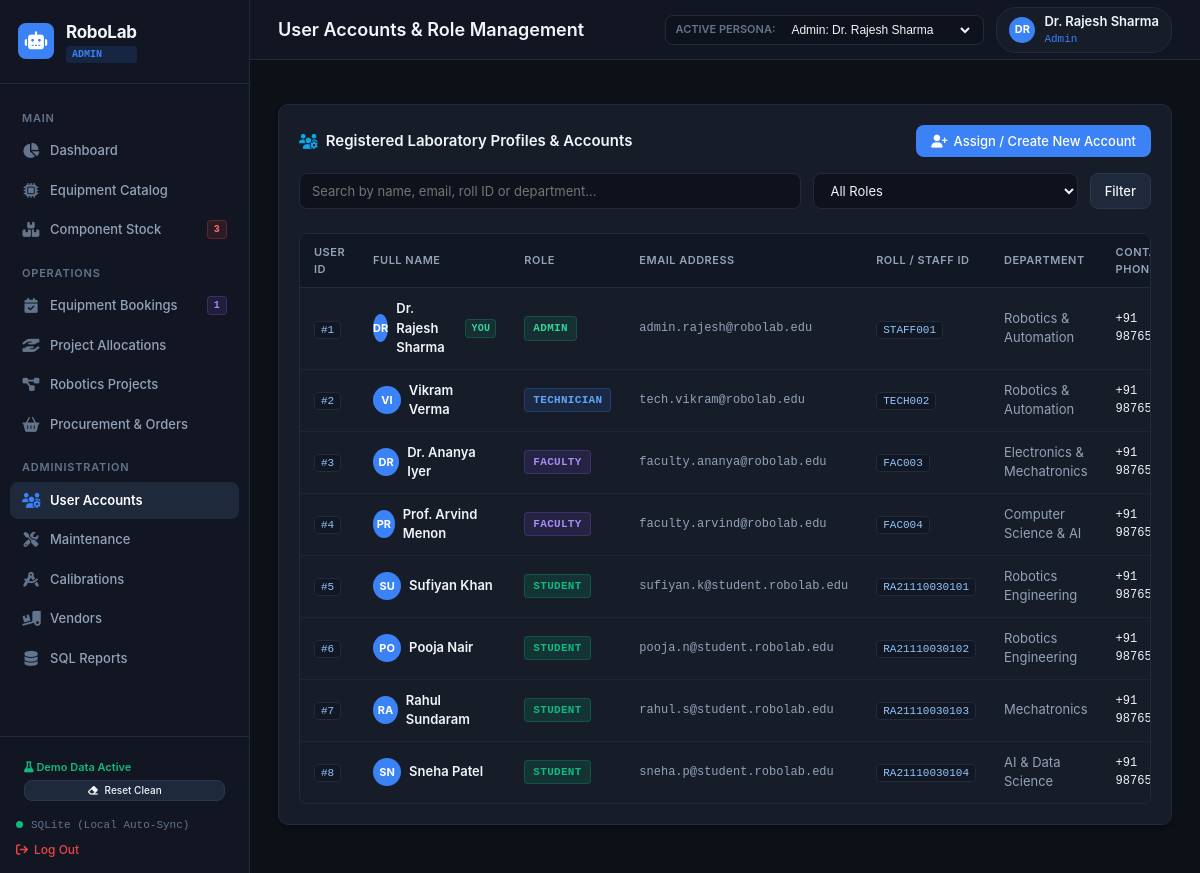
Screenshot of /users with the database file from the repository.
### tables this page shows
CREATE TABLE ROLES (
    role_id INTEGER PRIMARY KEY AUTOINCREMENT,
    role_name TEXT NOT NULL UNIQUE,
    description TEXT,
    created_at DATETIME DEFAULT CURRENT_TIMESTAMP
);

CREATE TABLE USERS (
    user_id INTEGER PRIMARY KEY AUTOINCREMENT,
    role_id INTEGER NOT NULL,
    full_name TEXT NOT NULL,
    email TEXT NOT NULL UNIQUE,
    password_hash TEXT DEFAULT 'pbkdf2:sha256:default_hash',
    roll_number TEXT UNIQUE,
    phone TEXT,
    department TEXT DEFAULT 'Robotics & Automation',
    created_at DATETIME DEFAULT CURRENT_TIMESTAMP,
    FOREIGN KEY (role_id) REFERENCES ROLES(role_id)
);

### app.py (the view)
@app.route('/users')
@login_required
def users_list():
    role_filter = request.args.get('role', '')
    search_query = request.args.get('q', '').strip()
    sql = """
        SELECT u.*, r.role_name,
               (SELECT COUNT(*) FROM BOOKINGS b WHERE b.user_id = u.user_id) AS total_bookings,
               (SELECT COUNT(*) FROM EQUIPMENT_ALLOCATION ea WHERE ea.user_id = u.user_id AND ea.status = 'Issued') AS active_loans,
               (SELECT COUNT(*) FROM PROJECT_MEMBERS pm WHERE pm.user_id = u.user_id) AS project_count
        FROM USERS u
        JOIN ROLES r ON u.role_id = r.role_id
        WHERE 1=1
    """
    params = []
    if role_filter:
        sql += " AND r.role_name = %s"
        params.append(role_filter)
    if search_query:
        sql += " AND (u.full_name LIKE %s OR u.email LIKE %s OR u.roll_number LIKE %s OR u.department LIKE %s)"
        term = f"%{search_query}%"
        params.extend([term, term, term, term])
    sql += " ORDER BY u.role_id ASC, u.user_id ASC"
    users = query_db(sql, params)
    roles = query_db("SELECT * FROM ROLES ORDER BY role_id ASC") or []
    return render_template('users.html', users=users, roles=roles, selected_role=role_filter, search=search_query)

### templates/users.html (shortened to what this page needs)
{% extends "layout.html" %}
{% block page_title %}User Accounts &amp; Role Management{% endblock %}
{% block content %}
<div class="card-section">
    <div class="section-header">
        <div class="section-title">
            <i class="fa-solid fa-users-gear" style="color: var(--accent-cyan);"></i>
            <span>Registered Laboratory Profiles &amp; Accounts</span>
        </div>
        <button class="btn btn-primary" onclick="openModal('addUserModal')">
            <i class="fa-solid fa-user-plus"></i>
            <span>Assign / Create New Account</span>
        </button>
    </div>
    <form method="GET" action="{{ url_for('users_list') }}" style="display: flex; gap: 12px; margin-bottom: 24px; flex-wrap: wrap;">
        <input type="text" name="q" value="{{ search }}" placeholder="Search by name, email, roll ID or department..." class="form-control" style="flex: 2; min-width: 200px;">
        <select name="role" class="form-select" style="flex: 1; min-width: 160px;">
            <option value="">All Roles</option>
        </select>
        <button type="submit" class="btn btn-secondary">Filter</button>
    </form>
    <div class="table-container">
        <table class="table-modern">
            <thead>
                <tr>
                    <th>User ID</th>
                    <th>Full Name</th>
                    <th>Role</th>
                    <th>Email Address</th>
                    <th>Roll / Staff ID</th>
                    <th>Department</th>
                    <th>Contact Phone</th>
                </tr>
            </thead>
            <tbody>
                {% for u in users %}
                <tr>
                    <td><span class="code-pill">#{{ u.user_id }}</span></td>
                    <td style="font-weight: 600;">
                        <div style="display: flex; align-items: center; gap: 8px;">
                            <div class="user-avatar" style="width: 28px; height: 28px; font-size: 11px;">
                                {{ u.full_name[:2].upper() }}
                            </div>
                            <span>{{ u.full_name }}</span>
                            {% if current_user and current_user.user_id == u.user_id %}
                                <span class="badge badge-available" style="font-size: 10px; padding: 1px 5px;">You</span>
                            {% endif %}
                        </div>
                    </td>
                    <td>
                        {% if u.role_name == 'Admin' %}
                            <span class="badge badge-available">ADMIN</span>
                        {% elif u.role_name == 'Lab Technician' %}
                            <span class="badge badge-in_use">TECHNICIAN</span>
                        {% elif u.role_name == 'Faculty' %}
                            <span class="badge badge-pending">FACULTY</span>
                        {% else %}
                            <span class="badge badge-available" style="background: rgba(16, 185, 129, 0.15); color: var(--accent-emerald);">STUDENT</span>
                        {% endif %}
                    </td>
                    <td style="font-family: var(--font-mono); font-size: 12px; color: var(--text-secondary);">{{ u.email }}</td>
                    <td><span class="code-pill">{{ u.roll_number or 'N/A' }}</span></td>
                    <td style="color: var(--text-secondary);">{{ u.department }}</td>
                    <td style="font-family: var(--font-mono); font-size: 12px;">{{ u.phone or '—' }}</td>
                </tr>
                {% else %}
                <tr>
                    <td colspan="9" style="text-align: center; color: var(--text-muted); padding: 30px;">
                        No user profiles match the selected criteria.
                    </td>
                </tr>
                {% endfor %}
            </tbody>
        </table>
    </div>
</div>
{% endblock %}

### templates/layout.html (shortened to what this page needs)
<!DOCTYPE html>
<html lang="en">
<head>
    <link rel="stylesheet" href="{{ url_for('static', filename='css/fontawesome.min.css') }}">
    <link rel="stylesheet" href="{{ url_for('static', filename='css/style.css') }}">
</head>
<body>
    <div class="app-container">
        <aside class="sidebar">
            <div class="brand-section">
                <div class="brand-icon">
                    <i class="fa-solid fa-robot"></i>
                </div>
                <div>
                    <div class="brand-title">RoboLab</div>
                    <div class="brand-badge">{{ current_user.role_name if current_user else 'PORTAL' }}</div>
                </div>
            </div>
            <ul class="nav-menu">
                <li class="nav-section-title">Main</li>
                <li class="nav-item">
                    <a href="{{ url_for('dashboard') }}" class="nav-link {% if request.endpoint == 'dashboard' %}active{% endif %}">
                        <i class="fa-solid fa-chart-pie"></i>
                        <span>{% if current_user and current_user.role_name == 'Student' %}My Student Portal{% else %}Dashboard{% endif %}</span>
                    </a>
                </li>
                <li class="nav-item">
                    <a href="{{ url_for('equipment_list') }}" class="nav-link {% if request.endpoint in ['equipment_list', 'equipment_detail'] %}active{% endif %}">
                        <i class="fa-solid fa-microchip"></i>
                        <span>Equipment Catalog</span>
                    </a>
                </li>
                <li class="nav-item">
                    <a href="{{ url_for('components_list') }}" class="nav-link {% if request.endpoint == 'components_list' %}active{% endif %}">
                        <i class="fa-solid fa-boxes-stacked"></i>
                        <span>Component Stock</span>
                        {% if low_stock_alerts_count > 0 and (not current_user or current_user.role_name in ['Admin', 'Lab Technician']) %}
                            <span class="badge badge-overdue" style="margin-left: auto; padding: 1px 6px; font-size: 10px;">{{ low_stock_alerts_count }}</span>
                        {% endif %}
                    </a>
                </li>
                <li class="nav-section-title">Operations</li>
                <li class="nav-item">
                    <a href="{{ url_for('bookings_list') }}" class="nav-link {% if request.endpoint == 'bookings_list' %}active{% endif %}">
                        <i class="fa-solid fa-calendar-check"></i>
                        <span>{% if current_user and current_user.role_name == 'Student' %}My Slot Bookings{% else %}Equipment Bookings{% endif %}</span>
                        {% if pending_bookings_count > 0 and (not current_user or current_user.role_name in ['Admin', 'Faculty']) %}
                            <span class="badge badge-pending" style="margin-left: auto; padding: 1px 6px; font-size: 10px;">{{ pending_bookings_count }}</span>
                        {% endif %}
                    </a>
                </li>
                <li class="nav-item">
                    <a href="{{ url_for('allocations_list') }}" class="nav-link {% if request.endpoint == 'allocations_list' %}active{% endif %}">
                        <i class="fa-solid fa-hand-holding-hand"></i>
                        <span>{% if current_user and current_user.role_name == 'Student' %}My Issued Components{% else %}Project Allocations{% endif %}</span>
                    </a>
                </li>
                <li class="nav-item">
                    <a href="{{ url_for('projects_list') }}" class="nav-link {% if request.endpoint == 'projects_list' %}active{% endif %}">
                        <i class="fa-solid fa-diagram-project"></i>
                        <span>Robotics Projects</span>
                    </a>
                </li>
                <li class="nav-item">
                    <a href="{{ url_for('procurement_list') }}" class="nav-link {% if request.endpoint == 'procurement_list' %}active{% endif %}">
                        <i class="fa-solid fa-basket-shopping"></i>
                        <span>Procurement &amp; Orders</span>
                    </a>
                </li>
                <li class="nav-section-title">Administration</li>
                <li class="nav-item">
                    <a href="{{ url_for('users_list') }}" class="nav-link {% if request.endpoint == 'users_list' %}active{% endif %}">
                        <i class="fa-solid fa-users-gear"></i>
                        <span>User Accounts</span>
                    </a>
                </li>
                {% if not current_user or current_user.role_name in ['Admin', 'Lab Technician'] %}
                <li class="nav-item">
                    <a href="{{ url_for('maintenance_list') }}" class="nav-link {% if request.endpoint == 'maintenance_list' %}active{% endif %}">
                        <i class="fa-solid fa-screwdriver-wrench"></i>
                        <span>Maintenance</span>
                    </a>
                </li>
                <li class="nav-item">
                    <a href="{{ url_for('calibrations_list') }}" class="nav-link {% if request.endpoint == 'calibrations_list' %}active{% endif %}">
                        <i class="fa-solid fa-compass-drafting"></i>
                        <span>Calibrations</span>
                    </a>
                </li>
                <li class="nav-item">
                    <a href="{{ url_for('vendors_list') }}" class="nav-link {% if request.endpoint == 'vendors_list' %}active{% endif %}">
                        <i class="fa-solid fa-truck-ramp-box"></i>
                        <span>Vendors</span>
                    </a>
                </li>
                {% endif %}
                {% if not current_user or current_user.role_name in ['Admin', 'Faculty'] %}
                <li class="nav-item">
                    <a href="{{ url_for('reports_view') }}" class="nav-link {% if request.endpoint == 'reports_view' %}active{% endif %}">
                        <i class="fa-solid fa-database"></i>
                        <span>SQL Reports</span>
                    </a>
                </li>
                {% endif %}
            </ul>
            <div class="sidebar-footer">
                <div style="background: var(--bg-primary); padding: 8px; border-radius: var(--radius-sm); border: 1px solid var(--border-color); margin-bottom: 8px; font-size: 11px;">
                    <div style="display: flex; align-items: center; justify-content: space-between; margin-bottom: 4px;">
                        <span style="font-weight: 600; color: {% if is_demo_mode %}var(--accent-emerald){% else %}var(--accent-amber){% endif %};">
                            <i class="fa-solid {% if is_demo_mode %}fa-flask{% else %}fa-broom{% endif %}"></i>
                            {{ 'Demo Data Active' if is_demo_mode else 'Clean Slate Mode' }}
                        </span>
                    </div>
                    <div style="display: flex; gap: 4px;">
                        {% if is_demo_mode %}
                        <a href="{{ url_for('db_reset_clean') }}" class="btn btn-secondary btn-sm" style="padding: 2px 6px; font-size: 10px; width: 100%; justify-content: center;" onclick="return confirm('Clear sample data and switch to clean empty mode?')">
                            <i class="fa-solid fa-eraser"></i> Reset Clean
                        </a>
                        {% else %}
                        <a href="{{ url_for('db_load_demo') }}" class="btn btn-primary btn-sm" style="padding: 2px 6px; font-size: 10px; width: 100%; justify-content: center;">
                            <i class="fa-solid fa-wand-magic-sparkles"></i> Load Demo
                        </a>
                        {% endif %}
                    </div>
                </div>
                <div class="engine-tag" style="margin-bottom: 8px;">
                    <div class="status-dot"></div>
                    <span>{{ database_engine }}</span>
                </div>
                <a href="{{ url_for('logout') }}" style="display: flex; align-items: center; gap: 6px; color: var(--accent-rose); text-decoration: none; font-size: 12px; font-weight: 500;">
                    <i class="fa-solid fa-arrow-right-from-bracket"></i>
                    <span>Log Out</span>
                </a>
            </div>
        </aside>
        <div class="main-wrapper">
            <header class="topbar">
                <div class="page-title-group">
                    <h1>{% block page_title %}Robotics Laboratory Management System{% endblock %}</h1>
                </div>
                <div class="topbar-actions">
                    {% if demo_users %}
                    <div class="persona-switcher">
                        <span>Active Persona:</span>
                        <select onchange="window.location.href='/switch-role/' + this.value">
                            {% for u in demo_users %}
                            <option value="{{ u.user_id }}" {% if current_user and current_user.user_id == u.user_id %}selected{% endif %}>
                                {{ u.role_name }}: {{ u.full_name }}
                            </option>
                            {% endfor %}
                        </select>
                    </div>
                    {% endif %}
                    <a href="{{ url_for('profile') }}" style="text-decoration: none; color: inherit;">
                        <div class="user-profile" title="View / Edit Profile">
                            <div class="user-avatar">
                                {{ current_user.full_name[:2].upper() if current_user else 'US' }}
                            </div>
                            <div>
                                <div style="font-weight: 600; font-size: 13px;">{{ current_user.full_name if current_user else 'Guest' }}</div>
                                <div style="font-size: 11px; color: var(--accent-primary); font-family: var(--font-mono);">
                                    {{ current_user.role_name if current_user else 'Visitor' }}
                                </div>
                            </div>
                        </div>
                    </a>
                </div>
            </header>
            <main class="content-body">
                {% block content %}{% endblock %}
            </main>
        </div>
    </div>
</body>
</html>

### rows the page displays
ROLES: role_name "ADMIN", role_name "Admin"
USERS: full_name "DR", full_name "Dr. Rajesh Sharma", user_id "1", shows "YOU", shows "ADMIN", email "admin.rajesh@robolab.edu", roll_number "STAFF001", department "Robotics & Automation", phone "+91…"
USERS: user_id "2", full_name "VI", full_name "Vikram Verma", shows "TECHNICIAN", email "tech.vikram@robolab.edu", roll_number "TECH002", department "Robotics & Automation", phone "+91…"
USERS: user_id "3", full_name "DR", full_name "Dr. Ananya Iyer", shows "FACULTY", email "faculty.ananya@robolab.edu", roll_number "FAC003", department "Electronics & Mechatronics", phone "+91…"
USERS: user_id "4", full_name "PR", full_name "Prof. Arvind Menon", shows "FACULTY", email "faculty.arvind@robolab.edu", roll_number "FAC004", department "Computer Science & AI", phone "+91…"
USERS: user_id "5", full_name "SU", full_name "Sufiyan Khan", shows "STUDENT", email "sufiyan.k@student.robolab.edu", roll_number "RA21110030101", department "Robotics Engineering", phone "+91…"
USERS: user_id "6", full_name "PO", full_name "Pooja Nair", shows "STUDENT", email "pooja.n@student.robolab.edu", roll_number "RA21110030102", department "Robotics Engineering", phone "+91…"
USERS: user_id "7", full_name "RA", full_name "Rahul Sundaram", shows "STUDENT", email "rahul.s@student.robolab.edu", roll_number "RA21110030103", department "Mechatronics", phone "+91…"
USERS: user_id "8", full_name "SN", full_name "Sneha Patel", shows "STUDENT", email "sneha.p@student.robolab.edu", roll_number "RA21110030104", department "AI & Data Science", phone "+91…"

### other values shown
{{ low_stock_alerts_count }} "3"
{{ pending_bookings_count }} "1"
{{ 'Demo Data Active' if is_demo_mode else 'Clean Slate Mode' }} "Demo Data Active"
{{ database_engine }} "SQLite (Local Auto-Sync)"
form field value "Admin: Dr. Rajesh Sharma"
